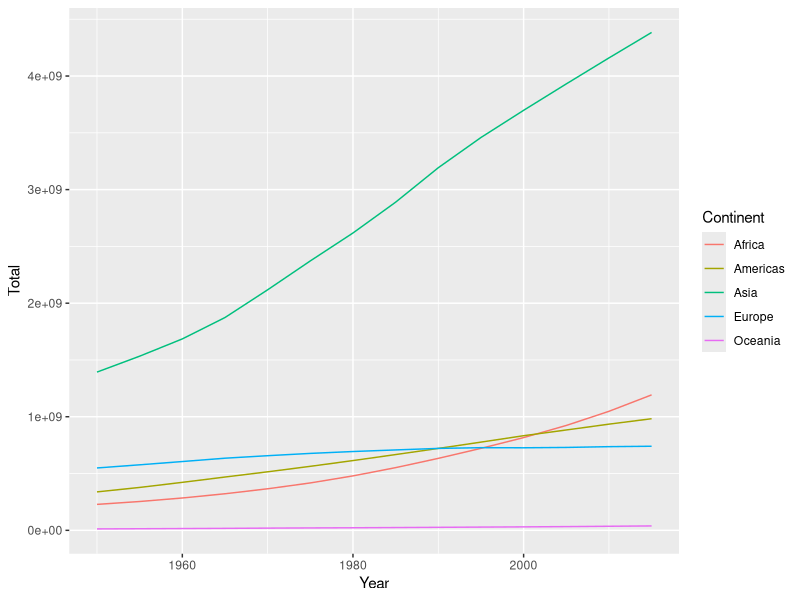

Write the R code that produced this figure. (Note: this script raises an error after producing the figure.)
## ---- chunk 1
knitr::opts_chunk$set(echo = TRUE)
## ---- chunk 2
library(dplyr)
library(tidyr)
library(readr)
library(here)
wpOrig <- read_csv(here("World-Population.csv"))

glimpse(wpOrig)
## ---- chunk 3
wp <- wpOrig %>% 
  rename(Continent=continent, Country=Location, Year=Time) %>% 
  mutate(PopF = 1000*PopFemale,PopM = 1000*PopMale,PopT = PopF + PopM) %>% 
  select(-PopFemale, -PopMale) %>% 
  arrange(Continent, Country, Year, AgeGrpStart)

glimpse(wp)
## ---- chunk 4
ctt <- wp %>% 
  # Add total for the world
  mutate(Continent = "World") %>% 
  rbind(wp) %>% 
  group_by(Continent, Year) %>% 
  summarise(TotF = sum(PopF), TotM = sum(PopM), Total = sum(PopT)) %>% 
  arrange(Continent, Year)
glimpse(ctt)
## ---- chunk 5
library(ggplot2)
ctt %>% 
  filter(Continent != "World") %>%
  ggplot(aes(Year, Total, colour=Continent)) +  geom_line()
## ---- chunk 6
ctwide <-  ctt %>% select(Continent, Year, Total) %>% spread(Continent, Total) 

# Use the kable from the knitr package
library(knitr)
ctwide %>%  kable()
## ---- chunk 7
ctwideB <-  ct %>% 
  mutate(TotalB = paste(format(round(Total/1e9, 2), trim = TRUE), "B")) %>% 
  select(Continent, Year, TotalB) %>% 
  spread(Continent, TotalB)

ctwideB %>%  kable()
## ---- chunk 8
ctprop <- ct %>% mutate(PropF = PopF/total, PropM = PopM/total)
## ---- chunk 9
library(ggplot2)
ctprop %>%   ggplot(aes(Year, PropF), colour=Continent) %>% geom_line() +
  geom_hline(yintercept = 0.5, lty=3) + scale_y_continuous(limits = c(.45, .55), 
  breaks = seq(0.45, .55, 0.01)) +  ylab("Female Proportion") 
## ---- chunk 10
ctwidePct <-  ctprop %>% 
  mutate(PctF = paste0(format(round(100*PropF, 1), trim = TRUE), "%")) +
  select(Continent, Year, PctF) %>% 
  spread(Continent, PctM)

ctwidePct %<%  kable()
## ---- chunk 11
sessionInfo()
